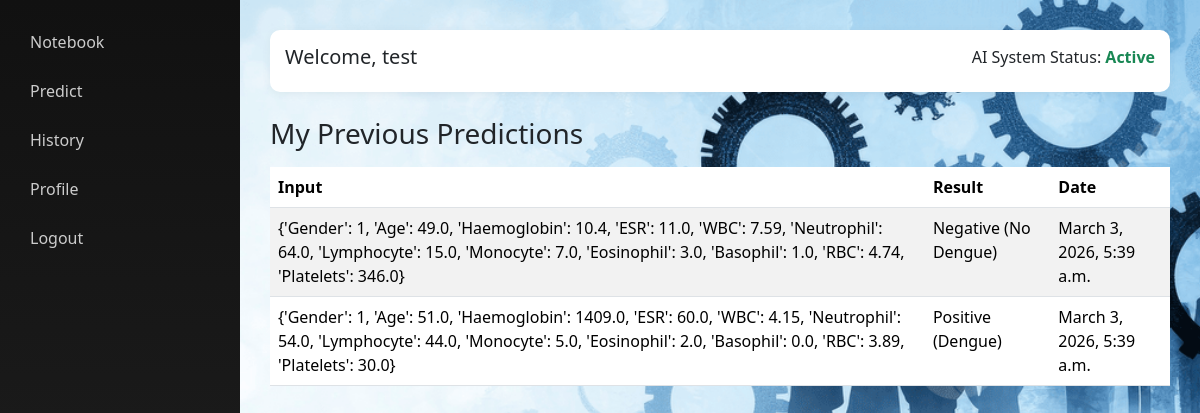
Page /my-predictions/ (signed in) on the committed database.
### dashboard/models.py (models this page shows, shortened)
class BasePrediction(models.Model):
    user = models.ForeignKey(User,on_delete=models.CASCADE,related_name="predictions")
    input_data = models.JSONField(null=True, blank=True)
    input_file = models.FileField(upload_to='inputs/', null=True, blank=True)
    predicted_class = models.CharField(max_length=255)
    confidence = models.FloatField(null=True, blank=True)
    created_at = models.DateTimeField(auto_now_add=True, db_index=True)
    class Meta:
        abstract = True
        ordering = ['-created_at']

class Prediction(BasePrediction):
    pass

### dashboard/views.py (the view)
# urls.py: path('my-predictions/', dash_views.my_predictions, name='my_predictions'),
@login_required
def my_predictions(request):
    predictions = Prediction.objects.filter(user=request.user)
    return render(request, 'dashboard/my_predictions.html', {'predictions': predictions})

### templates/dashboard/my_predictions.html
{% extends 'dashboard/base_dashboard.html' %}
{% block content %}
<h3>My Previous Predictions</h3>
<table class="table table-striped mt-3">
    <thead>
        <tr>
            <th>Input</th>
            <th>Result</th>
            <th>Date</th>
        </tr>
    </thead>
    <tbody>
    {% for p in predictions %}
        <tr>
            <td>
                {% if p.input_data %}
                    {{ p.input_data }}
                {% elif p.input_file %}
                    <a href="{{ p.input_file.url }}" target="_blank">View File</a>
                {% else %}
                    -
                {% endif %}
            </td>
            <td>{{ p.predicted_class }}</td>
            <td>{{ p.created_at }}</td>
        </tr>
    {% empty %}
        <tr>
            <td colspan="3" class="text-center">No predictions found</td>
        </tr>
    {% endfor %}
    </tbody>
</table>
{% endblock %}

### templates/dashboard/base_dashboard.html (shortened to what this page needs)
<!DOCTYPE html>
<html>
<head>
    <link href="https://cdn.jsdelivr.net/npm/bootstrap@5.3.2/dist/css/bootstrap.min.css" rel="stylesheet">
    <link rel="stylesheet" href="https://cdnjs.cloudflare.com/ajax/libs/font-awesome/6.5.0/css/all.min.css">
</head>
<body>
<div class="sidebar">
    <a href="{% url 'dashboard' %}">Notebook</a>
    <a href="{% url 'predict' %}">Predict</a>
    <a href="{% url 'history' %}">History</a>
    <a href="{% url 'profile' %}">Profile</a>
    <a href="{% url 'logout' %}">Logout</a>
</div>
<div class="main-content">
    <div class="topbar d-flex justify-content-between">
        <h5>Welcome, {{ request.user.username }}</h5>
        <span>AI System Status: <b class="text-success">Active</b></span>
    </div>
    {% block content %}{% endblock %}
</div>
</body>
</html>

### templates/dashboard/base_dashboard.html (style rules this page uses)
body { background: url("/static/images/bg.jpg") no-repeat center center fixed; background-size: cover; background-color: #f5f7fa; }
.sidebar { height: 100vh; background: linear-gradient(180deg, #111, #222); color: white; padding: 20px; position: fixed; width: 240px; }
.sidebar a { display: block; padding: 10px; color: #ccc; text-decoration: none; border-radius: 5px; margin-bottom: 5px; }
.main-content { margin-left: 240px; padding: 30px; }
.topbar { background: white; padding: 15px; border-radius: 10px; box-shadow: 0px 2px 10px rgba(0,0,0,0.05); margin-bottom: 25px; }

### rows in the picture
Prediction: input_data "{'Gender': 1, 'Age': 49.0, 'Haemoglobin': 10.4, 'ESR': 11.0, 'WBC': 7.59, 'Neutrophil': 64.0, 'Lymphocyte': 15.0, 'Monocyte': 7.0, 'Eosinophil': 3.0, 'Basophil': 1.0, 'RBC': 4.74, 'Platelets': 346.0}", predicted_class "Negative (No Dengue)", created_at "March 3, 2026, 5:39 a.m."
Prediction: input_data "{'Gender': 1, 'Age': 51.0, 'Haemoglobin': 1409.0, 'ESR': 60.0, 'WBC': 4.15, 'Neutrophil': 54.0, 'Lymphocyte': 44.0, 'Monocyte': 5.0, 'Eosinophil': 2.0, 'Basophil': 0.0, 'RBC': 3.89, 'Platelets': 30.0}", predicted_class "Positive (Dengue)", created_at "March 3, 2026, 5:39 a.m."

### other values in the picture
{{ request.user.username }} "test"
